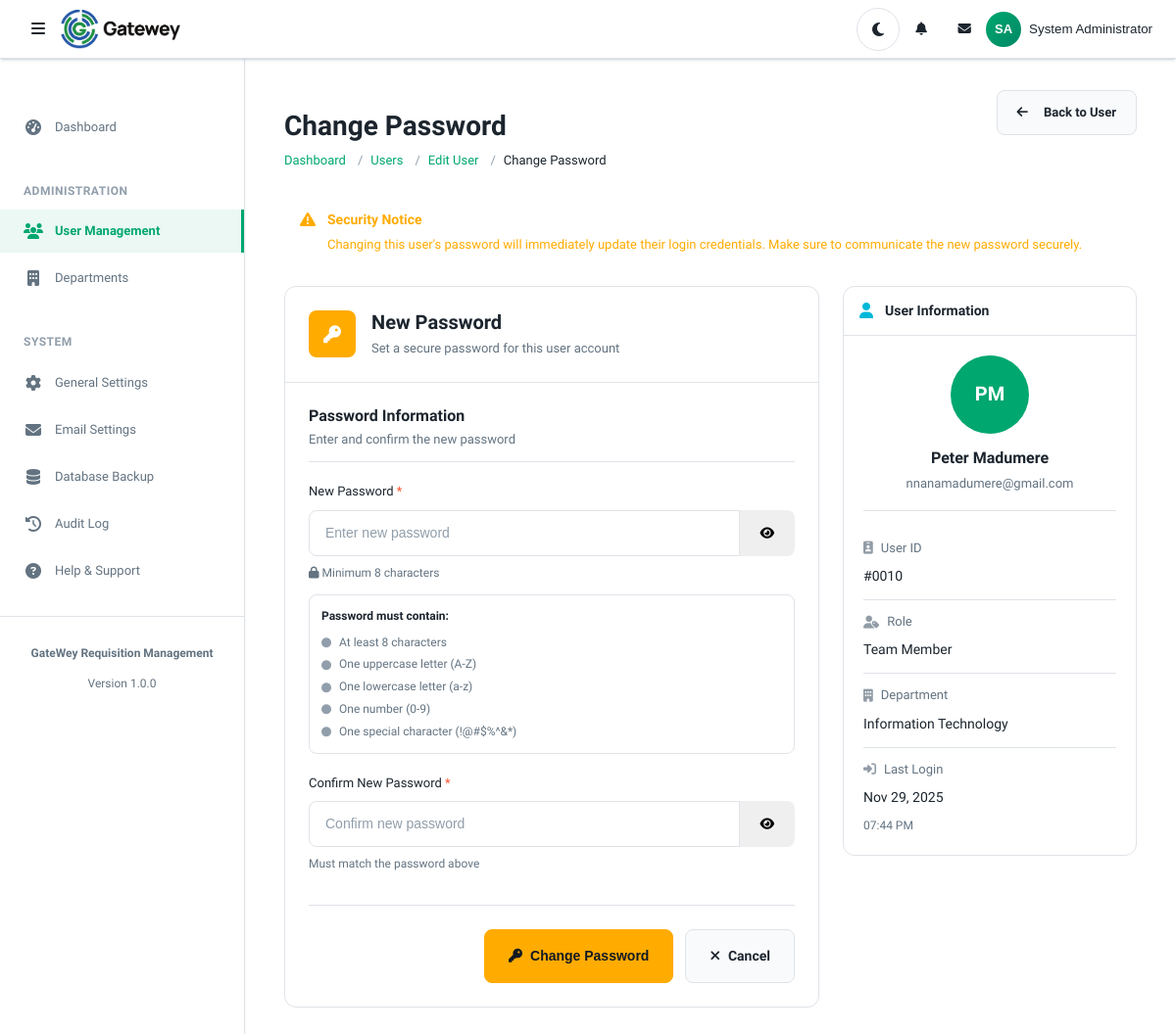
/admin/users/change-password.php?id=10 (signed in), run on an earlier commit of the app's database.
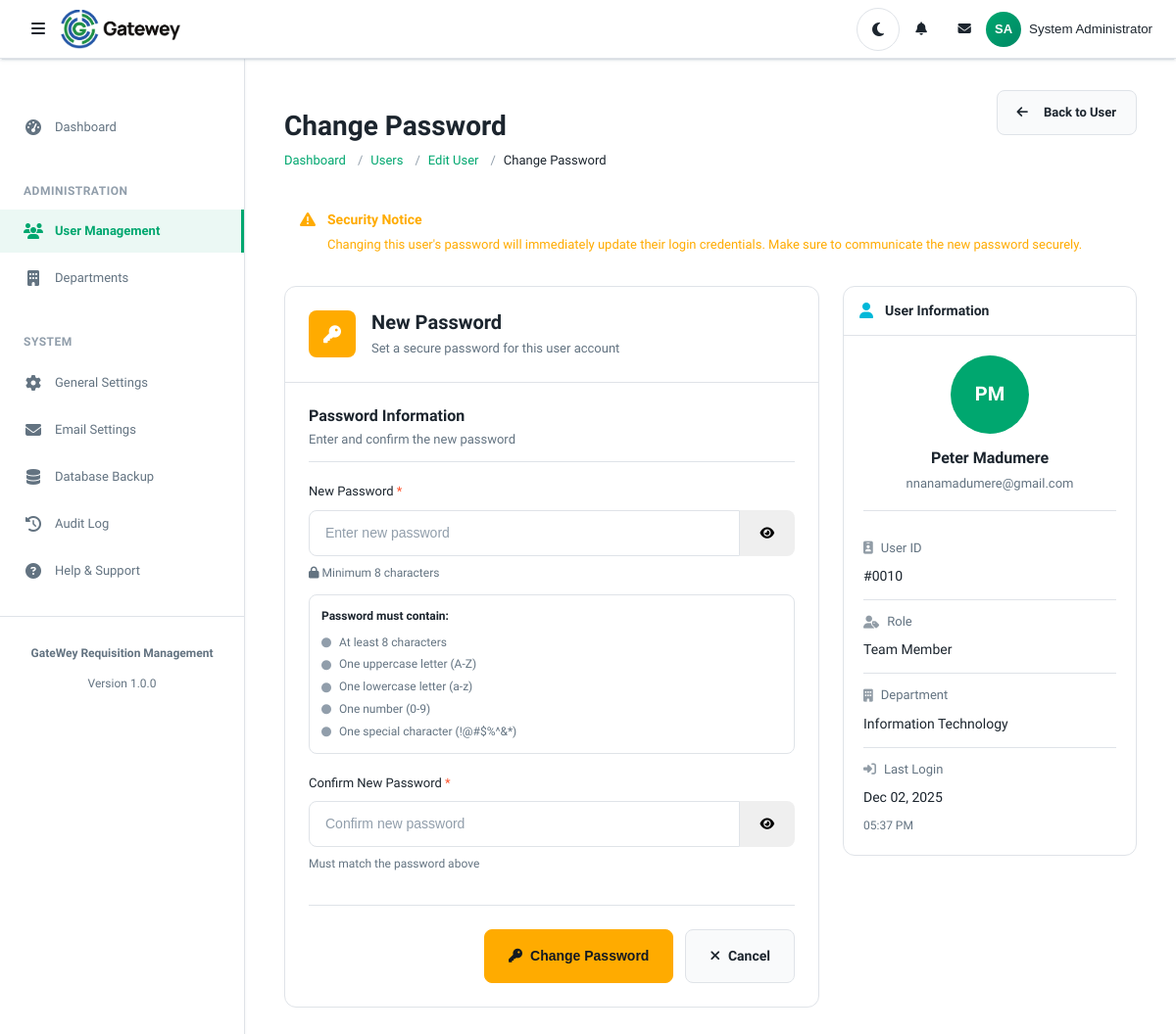
And on a later commit of the database.
### tables this page shows
CREATE TABLE `users` (
  `id` int(11) NOT NULL,
  `role_id` int(11) NOT NULL,
  `department_id` int(11) DEFAULT NULL,
  `first_name` varchar(50) NOT NULL,
  `last_name` varchar(50) NOT NULL,
  `email` varchar(100) NOT NULL,
  `password_hash` varchar(255) NOT NULL,
  `phone` varchar(20) DEFAULT NULL,
  `is_active` tinyint(1) DEFAULT 1,
  `last_login` timestamp NULL DEFAULT NULL,
  `created_at` timestamp NOT NULL DEFAULT current_timestamp(),
  `updated_at` timestamp NOT NULL DEFAULT current_timestamp() ON UPDATE current_timestamp()
);

CREATE TABLE `roles` (
  `id` int(11) NOT NULL,
  `role_name` varchar(50) NOT NULL,
  `role_code` varchar(20) NOT NULL,
  `description` text DEFAULT NULL,
  `can_raise_requisition` tinyint(1) DEFAULT 1,
  `can_approve` tinyint(1) DEFAULT 0,
  `can_view_all` tinyint(1) DEFAULT 0,
  `created_at` timestamp NOT NULL DEFAULT current_timestamp(),
  `updated_at` timestamp NOT NULL DEFAULT current_timestamp() ON UPDATE current_timestamp()
);

CREATE TABLE `departments` (
  `id` int(11) NOT NULL,
  `department_name` varchar(100) NOT NULL,
  `department_code` varchar(20) NOT NULL,
  `description` text DEFAULT NULL,
  `budget` decimal(15,2) DEFAULT 0.00,
  `is_active` tinyint(1) DEFAULT 1,
  `created_at` timestamp NOT NULL DEFAULT current_timestamp(),
  `updated_at` timestamp NOT NULL DEFAULT current_timestamp() ON UPDATE current_timestamp()
);

### config/database.php (called while the page is built, shortened)
<?php
class Database {
    private static $instance = null;
    private $connection = null;
    private function __construct() {
        try {
            $dsn = DB_DSN;
            $options = [
                PDO::ATTR_ERRMODE            => PDO::ERRMODE_EXCEPTION,
                PDO::ATTR_DEFAULT_FETCH_MODE => PDO::FETCH_ASSOC,
                PDO::ATTR_EMULATE_PREPARES   => false,
                PDO::ATTR_PERSISTENT         => DB_PERSISTENT,
                PDO::MYSQL_ATTR_INIT_COMMAND => "SET NAMES " . DB_CHARSET
            ];
            $this->connection = new PDO($dsn, DB_USER, DB_PASS, $options);
        } catch (PDOException $e) {
            error_log("Database Connection Error: " . $e->getMessage());
            if (defined('APP_ENV') && APP_ENV === 'development' && APP_DEBUG) {
                die("Database Connection Failed: " . $e->getMessage());
            } else {
                die("A database error occurred. Please contact the administrator.");
            }
        }
    }
    public static function getInstance() {
        if (self::$instance === null) {
            self::$instance = new self();
        }
        return self::$instance;
    }
    public function execute($sql, $params = []) {
        try {
            $stmt = $this->connection->prepare($sql);
            $stmt->execute($params);
            return $stmt;
        } catch (PDOException $e) {
            error_log("Query Execution Error: " . $e->getMessage() . " | SQL: " . $sql);
            throw $e;
        }
    }
    public function fetchOne($sql, $params = []) {
        $stmt = $this->execute($sql, $params);
        return $stmt->fetch();
    }
}

### classes/User.php (called while the page is built, shortened)
<?php
class User {
    private $db;
    public function __construct() {
        $this->db = Database::getInstance();
    }
    public function getById($userId) {
        $sql = "SELECT u.*, r.role_name, r.role_code, d.department_name, d.department_code
                FROM users u
                JOIN roles r ON u.role_id = r.id
                LEFT JOIN departments d ON u.department_id = d.id
                WHERE u.id = ?";
        return $this->db->fetchOne($sql, [$userId]);
    }
}

### admin/users/change-password.php (the view, shortened to what the changed rows need)
<?php
require_once __DIR__ . '/../../config/database.php';
$user = new User();
$userId = isset($_GET['id']) ? (int)$_GET['id'] : 0;
$userData = $user->getById($userId);
?>
<?php include __DIR__ . '/../../includes/header.php'; ?>
<div class="content-header">
    <div class="d-flex justify-content-between align-items-start">
        <div>
            <h1 class="content-title">Change Password</h1>
        </div>
    </div>
</div>
<div class="form-container">
    <div class="form-card">
        <div class="form-header">
            <div class="form-header-content">
                <h2 class="form-title">New Password</h2>
            </div>
        </div>
    </div>
    <div class="info-card">
        <div class="info-content">
            <div class="user-profile">
                <div class="user-avatar2">
                    <?php
                    $initials = strtoupper(substr($userData['first_name'], 0, 1) . substr($userData['last_name'], 0, 1));
                    echo $initials;
                    ?>
                </div>
                <div class="user-name">
                    <?php echo htmlspecialchars($userData['first_name'] . ' ' . $userData['last_name']); ?>
                </div>
                <div class="user-email">
                    <?php echo htmlspecialchars($userData['email']); ?>
                </div>
            </div>
            <div class="info-item">
                <span class="info-label">
                    <i class="fas fa-id-badge"></i> User ID
                </span>
                <div class="info-value">#<?php echo str_pad($userData['id'], 4, '0', STR_PAD_LEFT); ?></div>
            </div>
            <div class="info-item">
                <span class="info-label">
                    <i class="fas fa-user-tag"></i> Role
                </span>
                <div class="info-value"><?php echo htmlspecialchars($userData['role_name']); ?></div>
            </div>
            <?php if ($userData['department_name']): ?>
                <div class="info-item">
                    <span class="info-label">
                        <i class="fas fa-building"></i> Department
                    </span>
                    <div class="info-value"><?php echo htmlspecialchars($userData['department_name']); ?></div>
                </div>
            <?php endif; ?>
            <?php if ($userData['last_login']): ?>
                <div class="info-item">
                    <span class="info-label">
                        <i class="fas fa-sign-in-alt"></i> Last Login
                    </span>
                    <div class="info-value"><?php echo date('M d, Y', strtotime($userData['last_login'])); ?></div>
                    <div class="form-text"><?php echo date('h:i A', strtotime($userData['last_login'])); ?></div>
                </div>
            <?php endif; ?>
        </div>
    </div>
</div>
<?php include __DIR__ . '/../../includes/footer.php'; ?>

What changed in the data, as far as the page shows it:
changed users "PM": last_login "Nov 29, 2025" → "Dec 02, 2025"; last_login "07:44 PM" → "05:37 PM"
